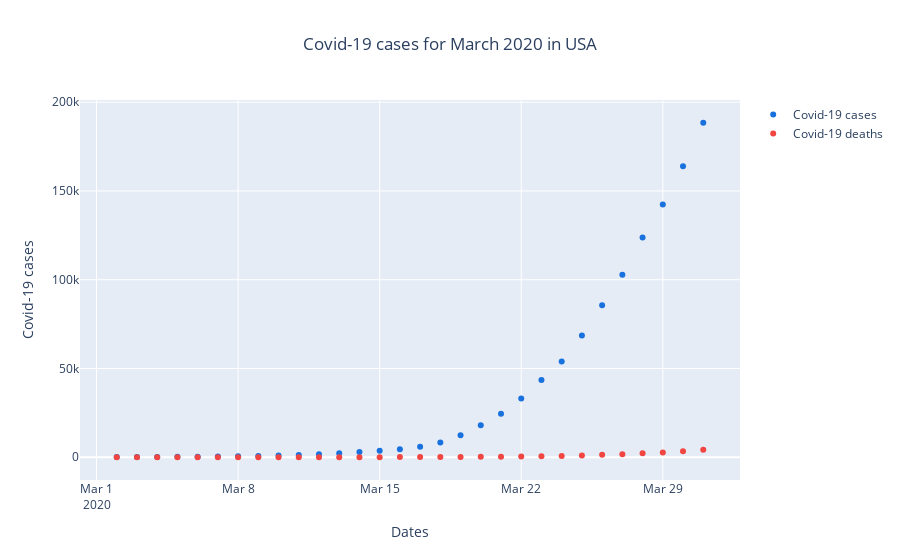

Notebook code for this chart:
### Code cell
trace1 = go.Scatter(
    x = df_mar['date'],
    y = df_mar['cases'],
    name = 'Covid-19 cases',
    marker = dict(color = '#1971DE'),
    mode = 'markers',
    )

trace2 = go.Scatter(
    x = df_mar['date'],
    y = df_mar['deaths'],
    name = 'Covid-19 deaths',
    marker = dict(color = '#f14542'),
    mode = 'markers',
    )

layout = go.Layout(
    title = 'Covid-19 cases for March 2020 in USA',
    title_x = 0.5,
    showlegend = True,
    xaxis = dict(title = 'Dates'),
    yaxis = dict(title = 'Covid-19 cases'),
    
    )

data = [trace1,trace2]

fig = go.Figure(data = data,layout = layout)
print("Total Cases in USA till March 2020 -->",df_mar['cases'].iat[-1])
print("Total death in USA till March 2020 -->",df_mar['deaths'].iat[-1])
py.iplot(fig)

### Figure 1 — Plotly figure (JSON) as saved in the notebook; plotly's stock layout.template omitted (floating-point values rounded to 4 significant figures)
{"data": [{"marker": {"color": "#1971DE"}, "mode": "markers", "name": "Covid-19 cases", "type": "scatter", "x": ["2020-03-02", "2020-03-03", "2020-03-04", "2020-03-05", "2020-03-06", "2020-03-07", "2020-03-08", "2020-03-09", "2020-03-10", "2020-03-11", "2020-03-12", "2020-03-13", "2020-03-14", "2020-03-15", "2020-03-16", "2020-03-17", "2020-03-18", "2020-03-19", "2020-03-20", "2020-03-21", "2020-03-22", "2020-03-23", "2020-03-24", "2020-03-25", "2020-03-26", "2020-03-27", "2020-03-28", "2020-03-29", "2020-03-30", "2020-03-31"], "y": [104, 125, 161, 228, 311, 428, 547, 748, 1018, 1263, 1668, 2224, 2898, 3600, 4507, 5906, 8350, 12393, 18001, 24526, 33063, 43500, 53924, 68530, 85558, 102829, 123723, 142397, 163863, 188413]}, {"marker": {"color": "#f14542"}, "mode": "markers", "name": "Covid-19 deaths", "type": "scatter", "x": ["2020-03-02", "2020-03-03", "2020-03-04", "2020-03-05", "2020-03-06", "2020-03-07", "2020-03-08", "2020-03-09", "2020-03-10", "2020-03-11", "2020-03-12", "2020-03-13", "2020-03-14", "2020-03-15", "2020-03-16", "2020-03-17", "2020-03-18", "2020-03-19", "2020-03-20", "2020-03-21", "2020-03-22", "2020-03-23", "2020-03-24", "2020-03-25", "2020-03-26", "2020-03-27", "2020-03-28", "2020-03-29", "2020-03-30", "2020-03-31"], "y": [6, 10, 12, 12, 15, 19, 22, 26, 31, 37, 43, 50, 60, 68, 91, 117, 162, 212, 275, 358, 455, 574, 769, 1039, 1345, 1758, 2287, 2702, 3356, 4290]}], "layout": {"showlegend": true, "title": {"text": "Covid-19 cases for March 2020 in USA", "x": 0.5}, "xaxis": {"title": {"text": "Dates"}}, "yaxis": {"title": {"text": "Covid-19 cases"}}}}
